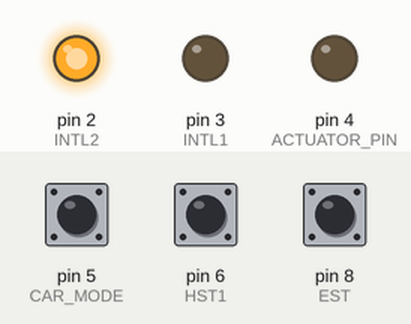
The sketch below on a simulated Arduino Uno, built with avr-gcc and run on an emulated ATmega328P. Shown: output pins drawn as LEDs (lit = HIGH). The inputs (shaded band) are chosen by the test bench; at power-on: pin 6 (HST1) HIGH, pin 5 (CAR_MODE) HIGH, pin 8 (EST) HIGH. The ROS host is connected and sends only what is stated.

Above: at 8.6 s.
8.7 s: pin 6 (HST1) pulled LOW for 0.15 s
At 13.0 s:
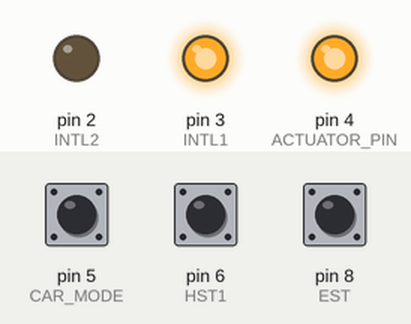
At 23.0 s:
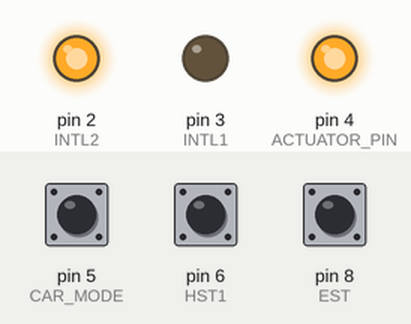
Timing chart, 0 to 23.8 s (numbered marks = the images above; inputs shaded):
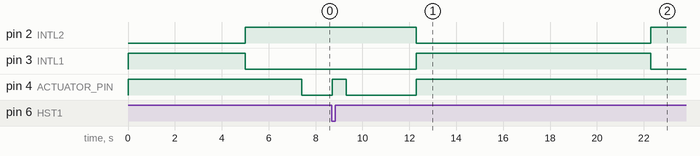

The sketch:

brake_code.ino
```cpp
#include <micro_ros_arduino.h>
#include <rcl/rcl.h>
#include <std_msgs/msg/bool.h>
#include <rclc/rclc.h>
#include <rclc/executor.h>

// 핀 정의
#define INTL2 2 // GO 핀
#define INTL1 3 // BACK 핀
#define ACTUATOR_PIN 4 // 액추에이터 제어 핀

#define CAR_MODE 5 // 자동차 모드 핀
bool car_signal = true;

#define HST1 6 // HST1 핀
bool h_signal_1 = true;
bool h_cnt1 = true;

#define EST 8 // EST 핀
bool EST_signal = false;

bool state_cnt_on = true;
bool state_cnt_off = false;

bool brake = false;

// micro-ROS 관련 변수
rcl_subscription_t subscriber;
std_msgs__msg__Bool msg;

rclc_support_t support;
rcl_allocator_t allocator;
rcl_node_t node;
rclc_executor_t executor;

// 브레이크 콜백 함수
void brake_callback(const void *msgin) {
    const std_msgs__msg__Bool *msg = (const std_msgs__msg__Bool *)msgin;
    brake = msg->data;
}

void setup() {
    set_microros_transports(); // micro-ROS 통신 설정
    Serial.begin(115200); // 시리얼 통신 시작

    pinMode(INTL1, OUTPUT); // 핀 모드 설정
    pinMode(INTL2, OUTPUT);
    pinMode(ACTUATOR_PIN, OUTPUT);

    pinMode(CAR_MODE, INPUT_PULLUP); // 입력 핀 모드 설정
    pinMode(HST1, INPUT_PULLUP);
    pinMode(EST, INPUT_PULLUP);

    Calibration(true); // 초기 보정 수행

    allocator = rcl_get_default_allocator(); // 기본 할당자 설정

    // micro-ROS 초기화
    rclc_support_init(&support, 0, NULL, &allocator);

    // 노드 생성
    rclc_node_init_default(&node, "actuator_controller", "", &support);

    // 구독자 생성
    rclc_subscription_init_default(
        &subscriber,
        &node,
        ROSIDL_GET_MSG_TYPE_SUPPORT(std_msgs, msg, Bool),
        "stop"
    );

    // 실행기 생성
    rclc_executor_init(&executor, &support.context, 1, &allocator);
    rclc_executor_add_subscription(&executor, &subscriber, &msg, &brake_callback, ON_NEW_DATA);
}

void loop() {
    // micro-ROS 스핀
    rclc_executor_spin_some(&executor, RCL_MS_TO_NS(10));

    EST_signal = digitalRead(EST); // EST 신호 읽기
    car_signal = digitalRead(CAR_MODE); // 자동차 모드 신호 읽기
    h_signal_1 = digitalRead(HST1); // HST1 신호 읽기

    if (car_signal == false) {
        h_cnt1 = true;
        if (state_cnt_off == true) {
            Calibration(true); // 초기 보정 수행
            state_cnt_on = true;
            state_cnt_off = false;
        }
    } else if (car_signal == true) {
        if ((h_signal_1 == false) || (EST_signal == false) || (brake == true)) {
            if ((state_cnt_on == true) && (h_cnt1 == true)) {
                Stop(true); // 멈춤 수행
                delay(3000);
                Stop(false);
                Calibration(true); // 초기 보정 수행
                state_cnt_on = false;
                state_cnt_off = true;
                h_cnt1 = false;
            }
        } else if ((h_signal_1 == true) && (EST_signal == true) && (h_cnt1 == true) && (brake == false)) {
            state_cnt_on = true;
            state_cnt_off = true;
        }
    }
}

// 정지 함수
void Stop(bool x) {
    if (x == true) {
        digitalWrite(INTL2, HIGH); // GO 핀 HIGH
        digitalWrite(INTL1, LOW); // BACK 핀 LOW
        analogWrite(ACTUATOR_PIN, 255); // 액추에이터 핀에 255 출력
        delay(600); // 0.6초 정지
        analogWrite(ACTUATOR_PIN, 0); // 액추에이터 핀에 0 출력
    } else if (x == false) {
        digitalWrite(INTL1, HIGH); // BACK 핀 HIGH
        digitalWrite(INTL2, LOW); // GO 핀 LOW
        analogWrite(ACTUATOR_PIN, 255); // 액추에이터 핀에 255 출력
        delay(5000); // 5초 정지
        analogWrite(ACTUATOR_PIN, 0); // 액추에이터 핀에 0 출력
    }
    return;
}

// 보정 함수
void Calibration(bool x) {
    if (x == true) {
        digitalWrite(INTL1, HIGH); // BACK 핀 HIGH
        digitalWrite(INTL2, LOW); // GO 핀 LOW
        analogWrite(ACTUATOR_PIN, 255); // 액추에이터 핀에 255 출력
        delay(5000); // 5초 보정
        analogWrite(ACTUATOR_PIN, 0); // 액추에이터 핀에 0 출력
        digitalWrite(INTL2, HIGH); // GO 핀 HIGH
        digitalWrite(INTL1, LOW); // BACK 핀 LOW
        analogWrite(ACTUATOR_PIN, 255); // 액추에이터 핀에 255 출력
        delay(2400); // 2.4초 보정
        analogWrite(ACTUATOR_PIN, 0); // 액추에이터 핀에 0 출력
    }
    return;
}
```

Measured:
- after the input at 8.7 s, pin 2 (INTL2): HIGH → LOW after 3.6 s, → HIGH 10.0 s later; pin 3 (INTL1): LOW → HIGH after 3.6 s, → LOW 10.0 s later; pin 4 (ACTUATOR_PIN): LOW → HIGH at once, → LOW 0.60 s later, → HIGH 3.0 s later
